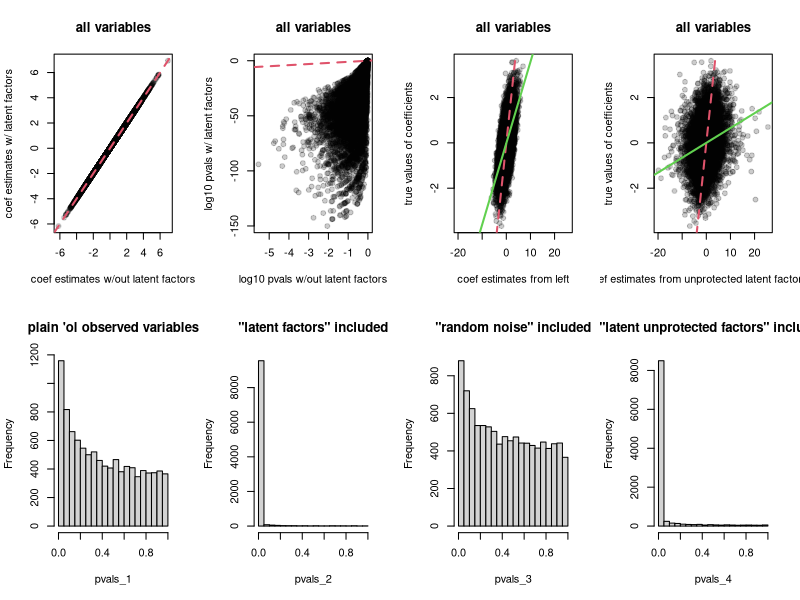

R code for this plot:
set.seed(1)
n <- 1E2 #number of individuals (eg humans) in the sample
m <- 5E2 #number of analytes / outcomes
p <- 50 #number of variables that systematically structure outcomes
k <- 20 #number of those variables that are known (and of interest)
n_PCs_to_use <- 29 #number of PCs to use
b <- matrix(rnorm(m*p), p, m) #true coefficients, effect of variables on each outcome
# b[1:k,] <- 0 #the "null" hypothesis that those k variables are 0
# b[1:ceiling(k/2),] <- 0 #the "null" hypothesis that those k variables are 0
b[k+1,] <- 10 #make first unobserved covariate super strung
x <- matrix(rnorm(n*p), n, p) #values for each variable for each individual
y <- x %*% b #y observed without iid noise
e <- matrix(rnorm(n*m, sd = sqrt(p/2)), n, m) #residual error for y, with ~1/3rd variance indep
ye <- y + e #the y we observe, with residual noise

#incorporating no latent factors
fits_1 <- lapply(1:m, function(i){
  fit <- lm(y[,i] ~ x[,1:k])
  return(list(
    coefs = summary(fit)$coefficients[-1,1],
    pvals = summary(fit)$coefficients[-1,4],
    resids = fit$resid
  ))
})
coefs_1 <- sapply(fits_1, function(x) x$coefs)
pvals_1 <- sapply(fits_1, function(x) x$pvals)
resids_1 <- sapply(fits_1, function(x) x$resids)

#then we do PCA on the residuals from the above
pca <- prcomp(resids_1)
# n_PCs_to_use <- sum(cumsum(prcomp(x)$sdev^2) / sum(prcomp(x)$sdev^2) < 0.9)
PCs_to_use <- 1:n_PCs_to_use
latent_vals <- pca$x[,PCs_to_use]

#show PCs are orthogonal to original variation
cor(cbind(x[,1:k], pca$x))[1:k, (k+1):p]

sum(cumsum(eigen(cor(resids_1))$values) / m < 0.9999) + 1



pc_corr_with_unobs_vars <- cor(cbind(latent_vals, x[,(k+1):p]))[1:n_PCs_to_use, (n_PCs_to_use+1):(n_PCs_to_use + p - k)]
spooky_latent_correlations <- t(apply(pc_corr_with_unobs_vars, 1, function(x){
  top_corr_ind <- which.max(abs(x))
  c(latent_var = top_corr_ind, 
    corr = max(abs(x)) * sign(x[top_corr_ind]),
    second_top_corr = x[order(abs(x), decreasing = T)[2]])
}))

#indeed these "latent factors" do covary with our unobserved variables
spooky_latent_correlations

#so let's include them in the regression
fits_2 <- lapply(1:m, function(i){
  fit <- lm(y[,i] ~ x[,1:k] + latent_vals)
  return(list(
    coefs = summary(fit)$coefficients[2:(k+1),1],
    pvals = summary(fit)$coefficients[2:(k+1),4],
    resids = fit$resid
  ))
})
coefs_2 <- sapply(fits_2, function(x) x$coefs)
pvals_2 <- sapply(fits_2, function(x) x$pvals)
resids_2 <- sapply(fits_2, function(x) x$resids)

#compare to incl random noise
fits_3 <- lapply(1:m, function(i){
  fit <- lm(y[,i] ~ x[,1:k] + matrix(rnorm(n*n_PCs_to_use), n, n_PCs_to_use))
  return(list(
    coefs = summary(fit)$coefficients[2:(k+1),1],
    pvals = summary(fit)$coefficients[2:(k+1),4],
    resids = fit$resid
  ))
})
coefs_3 <- sapply(fits_3, function(x) x$coefs)
pvals_3 <- sapply(fits_3, function(x) x$pvals)
resids_3 <- sapply(fits_3, function(x) x$resids)

#compare to latent factors where focal variables "unprotected"
pca2 <- prcomp(y)
latent_vals2 <- pca2$x[,PCs_to_use]

fits_4 <- lapply(1:m, function(i){
  fit <- lm(y[,i] ~ x[,1:k] + latent_vals2)
  return(list(
    coefs = summary(fit)$coefficients[2:(k+1),1],
    pvals = summary(fit)$coefficients[2:(k+1),4],
    resids = fit$resid
  ))
})
coefs_4 <- sapply(fits_4, function(x) x$coefs)
pvals_4 <- sapply(fits_4, function(x) x$pvals)
resids_4 <- sapply(fits_4, function(x) x$resids)

par(mfrow = c(2,4))

#pick some random outcome variable in 1:m
i = 1

#coefficients estimates are identical, perhaps as expected
plot(coefs_1[,i], coefs_2[,i], main = paste0("all variables"), 
     xlab = "coef estimates w/out latent factors", pch = 19, col = adjustcolor(1,0.2),
     ylab = "coef estimates w/ latent factors",
     xlim = range(coefs_1), ylim = range(coefs_2))
for(i in 2:m){points(coefs_1[,i], coefs_2[,i], pch = 19, col = adjustcolor(1,0.2))}
abline(0,1,col=2,lty=2,lwd=2)

#pvals for the latent factor thing are lower
plot(log10(pvals_1[,i]), log10(pvals_2[,i]), main = paste0("all variables"),
     xlab = "log10 pvals w/out latent factors", pch = 19, col = adjustcolor(1,0.2),
     ylab = "log10 pvals w/ latent factors",
     xlim = range(log10(pvals_1)), ylim =range(log10(pvals_2))); 
for(i in 2:m){points(log10(pvals_1[,i]), log10(pvals_2[,i]), pch = 19, col = adjustcolor(1,0.2))}
abline(0,1,col=2,lty=2,lwd=2)

#compare estimates to true values
plot(coefs_1[,i], b[1:k, i], main = paste0("all variables"), 
     xlab = "coef estimates from left", pch = 19, col = adjustcolor(1,0.2),
     ylab = "true values of coefficients",
     xlim = range(c(coefs_1, coefs_4)), ylim = range(b[1:k,]));
for(i in 2:m){points(coefs_1[,i], b[1:k,i], pch = 19, col = adjustcolor(1,0.2))}
abline(0,1,col=2,lty=2,lwd=2)
abline(lm(c(b[1:k,]) ~ c(coefs_1)), lwd = 2, col = 3)

#compare unprotected estimates to true values
plot(coefs_4[,i], b[1:k, i], main = paste0("all variables"), 
     xlab = "coef estimates from unprotected latent factors model", pch = 19, col = adjustcolor(1,0.2),
     ylab = "true values of coefficients",
     xlim = range(c(coefs_1, coefs_4)), ylim = range(b[1:k,])); 
for(i in 2:m){points(coefs_4[,i], b[1:k,i], pch = 19, col = adjustcolor(1,0.2))}
abline(0,1,col=2,lty=2,lwd=2)
abline(lm(c(b[1:k,]) ~ c(coefs_4)), lwd = 2, col = 3)

#poorly calibrated type-1 error 
hist(pvals_1, main = "plain \'ol observed variables")
hist(pvals_2, main = "\"latent factors\" included")
hist(pvals_3, main = "\"random noise\" included")
hist(pvals_4, main = "\"latent unprotected factors\" included")
